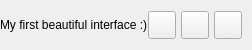
           <widget class="QFrame" name="contentTopBg">
            <property name="minimumSize">
             <size>
              <width>0</width>
              <height>50</height>
             </size>
            </property>
            <property name="maximumSize">
             <size>
              <width>16777215</width>
              <height>50</height>
             </size>
            </property>
            <property name="styleSheet">
             <string notr="true"/>
            </property>
            <property name="frameShape">
             <enum>QFrame::NoFrame</enum>
            </property>
            <property name="frameShadow">
             <enum>QFrame::Raised</enum>
            </property>
            <layout class="QHBoxLayout" name="horizontalLayout">
             <property name="spacing">
              <number>0</number>
             </property>
             <property name="leftMargin">
              <number>0</number>
             </property>
             <property name="topMargin">
              <number>0</number>
             </property>
             <property name="rightMargin">
              <number>10</number>
             </property>
             <property name="bottomMargin">
              <number>0</number>
             </property>
             <item>
              <widget class="QFrame" name="leftBox">
               <property name="sizePolicy">
                <sizepolicy hsizetype="Expanding" vsizetype="Preferred">
                 <horstretch>0</horstretch>
                 <verstretch>0</verstretch>
                </sizepolicy>
               </property>
               <property name="frameShape">
                <enum>QFrame::NoFrame</enum>
               </property>
               <property name="frameShadow">
                <enum>QFrame::Raised</enum>
               </property>
               <layout class="QHBoxLayout" name="horizontalLayout_3">
                <property name="spacing">
                 <number>0</number>
                </property>
                <property name="leftMargin">
                 <number>0</number>
                </property>
                <property name="topMargin">
                 <number>0</number>
                </property>
                <property name="rightMargin">
                 <number>0</number>
                </property>
                <property name="bottomMargin">
                 <number>0</number>
                </property>
                <item>
                 <widget class="QFrame" name="topGrip">
                  <property name="maximumSize">
                   <size>
                    <width>20</width>
                    <height>16777215</height>
                   </size>
                  </property>
                  <property name="frameShape">
                   <enum>QFrame::StyledPanel</enum>
                  </property>
                  <property name="frameShadow">
                   <enum>QFrame::Raised</enum>
                  </property>
                 </widget>
                </item>
                <item alignment="Qt::AlignLeft">
                 <widget class="QLabel" name="label">
                  <property name="text">
                   <string>My first beautiful interface :)</string>
                  </property>
                 </widget>
                </item>
               </layout>
              </widget>
             </item>
             <item alignment="Qt::AlignRight">
              <widget class="QFrame" name="rightButtons">
               <property name="minimumSize">
                <size>
                 <width>0</width>
                 <height>28</height>
                </size>
               </property>
               <property name="frameShape">
                <enum>QFrame::NoFrame</enum>
               </property>
               <property name="frameShadow">
                <enum>QFrame::Raised</enum>
               </property>
               <layout class="QHBoxLayout" name="horizontalLayout_2">
                <property name="spacing">
                 <number>5</number>
                </property>
                <property name="leftMargin">
                 <number>0</number>
                </property>
                <property name="topMargin">
                 <number>0</number>
                </property>
                <property name="rightMargin">
                 <number>0</number>
                </property>
                <property name="bottomMargin">
                 <number>0</number>
                </property>
                <item>
                 <widget class="QPushButton" name="minimizeAppBtn">
                  <property name="minimumSize">
                   <size>
                    <width>28</width>
                    <height>28</height>
                   </size>
                  </property>
                  <property name="maximumSize">
                   <size>
                    <width>28</width>
                    <height>28</height>
                   </size>
                  </property>
                  <property name="cursor">
                   <cursorShape>PointingHandCursor</cursorShape>
                  </property>
                  <property name="toolTip">
                   <string>Minimize</string>
                  </property>
                  <property name="text">
                   <string/>
                  </property>
                  <property name="icon">
                   <iconset resource="resources.qrc">
                    <normaloff>:/icons/images/icons/icon_minimize.png</normaloff>:/icons/images/icons/icon_minimize.png</iconset>
                  </property>
                  <property name="iconSize">
                   <size>
                    <width>20</width>
                    <height>20</height>
                   </size>
                  </property>
                 </widget>
                </item>
                <item>
                 <widget class="QPushButton" name="maximizeRestoreAppBtn">
                  <property name="minimumSize">
                   <size>
                    <width>28</width>
                    <height>28</height>
                   </size>
                  </property>
                  <property name="maximumSize">
                   <size>
                    <width>28</width>
                    <height>28</height>
                   </size>
                  </property>
                  <property name="font">
                   <font>
                    <family>Segoe UI</family>
                    <pointsize>10</pointsize>
                    <italic>false</italic>
                    <bold>false</bold>
                    <stylestrategy>PreferDefault</stylestrategy>
                   </font>
                  </property>
                  <property name="cursor">
                   <cursorShape>PointingHandCursor</cursorShape>
                  </property>
                  <property name="toolTip">
                   <string>Maximize</string>
                  </property>
                  <property name="text">
                   <string/>
                  </property>
                  <property name="icon">
                   <iconset resource="resources.qrc">
                    <normaloff>:/icons/images/icons/icon_maximize.png</normaloff>:/icons/images/icons/icon_maximize.png</iconset>
                  </property>
                  <property name="iconSize">
                   <size>
                    <width>20</width>
                    <height>20</height>
                   </size>
                  </property>
                 </widget>
                </item>
                <item>
                 <widget class="QPushButton" name="closeAppBtn">
                  <property name="minimumSize">
                   <size>
                    <width>28</width>
                    <height>28</height>
                   </size>
                  </property>
                  <property name="maximumSize">
                   <size>
                    <width>28</width>
                    <height>28</height>
                   </size>
                  </property>
                  <property name="cursor">
                   <cursorShape>PointingHandCursor</cursorShape>
                  </property>
                  <property name="toolTip">
                   <string>Close</string>
                  </property>
                  <property name="text">
                   <string/>
                  </property>
                  <property name="icon">
                   <iconset resource="resources.qrc">
                    <normaloff>:/icons/images/icons/icon_close.png</normaloff>:/icons/images/icons/icon_close.png</iconset>
                  </property>
                  <property name="iconSize">
                   <size>
                    <width>20</width>
                    <height>20</height>
                   </size>
                  </property>
                 </widget>
                </item>
               </layout>
              </widget>
             </item>
            </layout>
           </widget>
